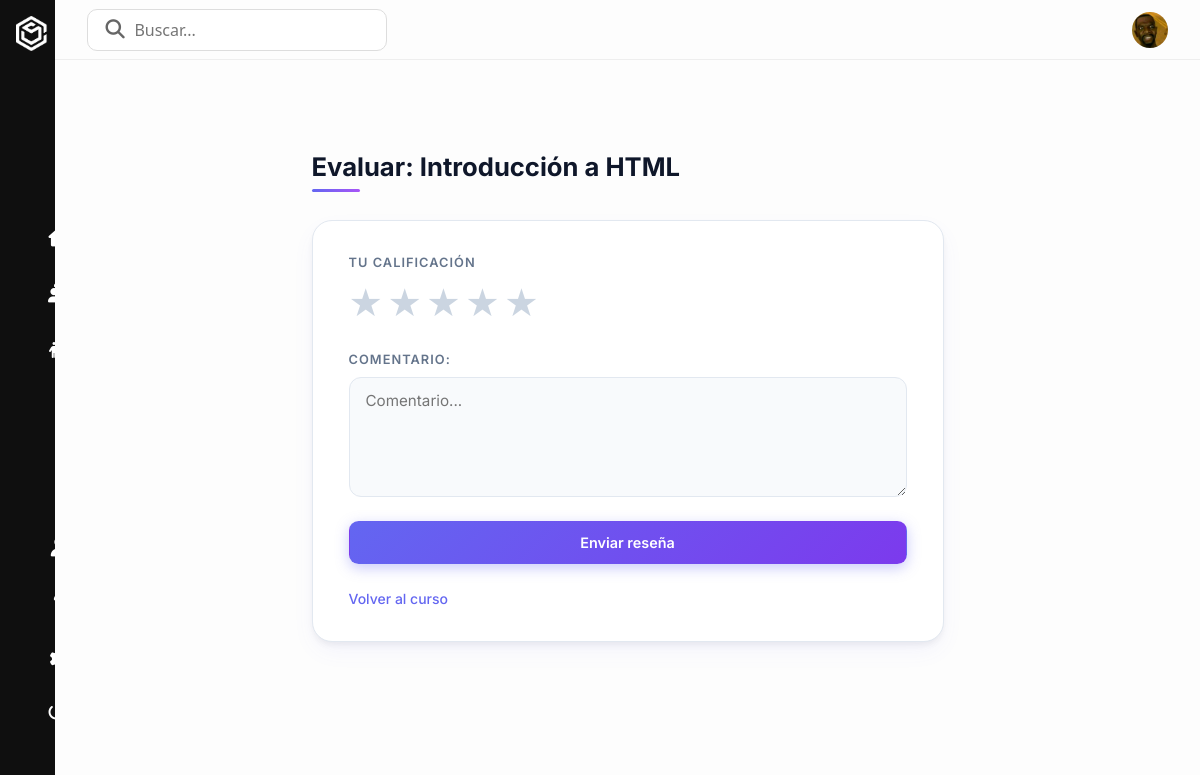
The page /student/introducción-a-html/review/ (signed in) on the database as committed earlier.
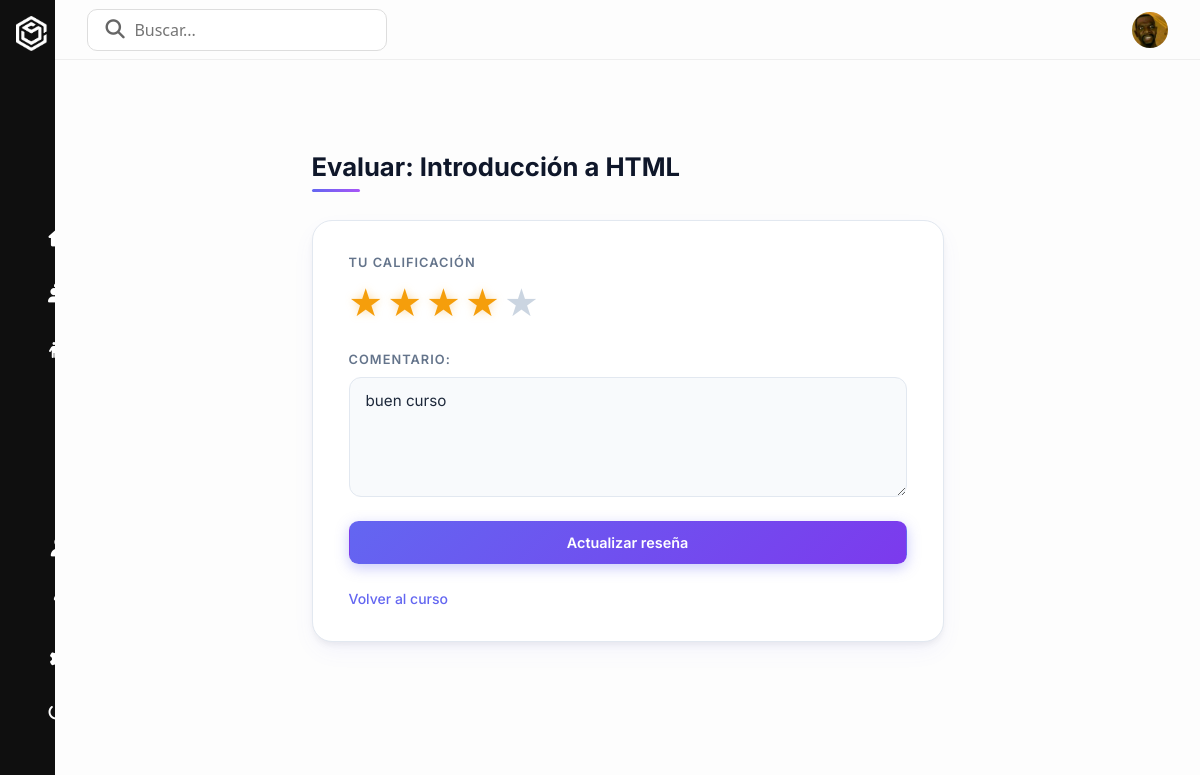
The same page on the database as committed later.
### apps/courses/models/course.py (models this page shows, shortened)
class Course(models.Model):
    owner = models.ForeignKey(
        settings.AUTH_USER_MODEL, on_delete=models.CASCADE, related_name='owned_courses')
    title = models.CharField(max_length=200)        # Título del curso 📛
    slug = models.SlugField(unique=True)            # Slug único para URLs amigables 🔗
    overview = models.TextField()                   # Descripción general del curso 📝
    created_at = models.DateField(auto_now_add=True) # Fecha de creación (automática) 📅
    categories = models.ManyToManyField(
        Category, through='CourseCategory', related_name='courses')
    image = models.URLField()                       # URL de la imagen de portada 🖼️
    level = models.CharField(max_length=50)         # Nivel: Principiante, Intermedio, Avanzado 📊
    rating = models.FloatField(default=0.0)         # Calificación promedio (se calcula de las reviews) ⭐
    duration = models.FloatField(default=0.0)       # Duración estimada en horas ⏱️
    class Meta:
        ordering = ['-created_at']  # Los más nuevos primero ⬇️

### apps/courses/models/review.py (models this page shows, shortened)
class Review(models.Model):
    user = models.ForeignKey(settings.AUTH_USER_MODEL, on_delete=models.CASCADE)  # Alumno 👤
    course = models.ForeignKey(Course, on_delete=models.CASCADE)                  # Curso 📚
    rating = models.PositiveSmallIntegerField()         # Calificación (1 a 5 estrellas) ⭐
    comment = models.TextField(blank=True)              # Comentario opcional 💬
    created_at = models.DateTimeField(auto_now_add=True) # Fecha de la reseña 📅
    class Meta:
        unique_together = ('user', 'course')  # Un usuario solo deja UNA reseña por curso 🎯

### apps/courses/views/student.py (the view)
def review_course(request, slug):
    course = get_object_or_404(Course, slug=slug)
    if not user_is_enrolled(request.user, course):
        messages.error(request, "No estas inscrito en este curso.")
        return redirect('student:course_detail', slug=course.slug)
    try:
        instance = Review.objects.get(user=request.user, course=course)
        is_update = True   # ✅ Ya existe -> estamos EDITANDO
    except Review.DoesNotExist:
        instance = None    # ❌ No existe -> estamos CREANDO una nueva
        is_update = False
    if request.method == 'POST':
        form = ReviewForm(request.POST, instance=instance)
        if form.is_valid():
            review = form.save(commit=False)
            review.user = request.user   # 👤 El autor es el usuario actual
            review.course = course       # 📚 El curso reseñado
            review.save()                # 💾 Guardamos en DB
            reviews_qs = Review.objects.filter(course=course)
            stats = reviews_qs.aggregate(
                average_rating=Avg('rating'),
                total_count=Count('id')
            )
            course.rating = stats['average_rating']
            course.save()  # 💾 Guardamos el curso con su nuevo rating
            if is_update:
                message = 'Reseña actualizada'
            else:
                message = 'Tu reseña ha sido guardada.'
            messages.success(request, message)
            return redirect('student:course_detail', slug=course.slug)
    else:
        form = ReviewForm(instance=instance)
    return render(request, 'courses/review_course.html', {
        'is_update': is_update,  # True si es edición, False si es nueva
        'form': form,            # 📝 El formulario (con o sin datos)
        'course': course         # 📚 El curso que se está reseñando
    })

### apps/courses/forms.py (shortened to what this page needs)
class ReviewForm(forms.ModelForm):
    rating = forms.IntegerField(
        min_value=1, max_value=5,
        widget=forms.RadioSelect(choices=STAR_CHOICES),  # Selector visual de estrellas ⭐
        label="Calificacion"
    )
    comment = forms.CharField(
        widget=forms.Textarea(attrs={'rows': 4, 'placeholder': 'Comentario...'}),
        label="Comentario",
        required=False  # 💡 El comentario es OPCIONAL, la estrella es obligatoria
    )
    class Meta:
        model = Review                 # Este formulario guarda en el modelo Review
        fields = ['rating', 'comment'] # Solo estos dos campos

### apps/courses/views/student.py (called while the page is built)
def user_is_enrolled(user, course: Course) -> bool:
    is_enrolled = Enrollment.objects.filter(user=user, course=course).exists()
    return is_enrolled or user.is_staff

### apps/profiles/context_processors.py (called while the page is built)
def profile_picture(request):
    if request.user.is_authenticated and hasattr(request.user, 'profile'):
        photo = request.user.profile.photo
    else:
        photo = None
    return {
        'profile_picture': photo.url if photo else "https://static.vecteezy.com/system/resources/previews/009/292/244/non_2x/default-avatar-icon-of-social-media-user-vector.jpg"
    }

### templates/courses/review_course.html (shortened to what this page needs)
{% extends 'includes/base.html' %}
{% load static %}
{% block custom_styles %}
    <link rel="stylesheet" href="{% static 'css/styles.css'%}" />
    <link rel="stylesheet" href="{% static 'css/reviews.css'%}" />
{% endblock custom_styles %}
{% block content %}
<div class="layout">
        {% include 'includes/sidebar.html' %}
        <div class="main-content">
            {% include 'includes/header.html' %}
            <main>
                <div class="container">
                    <h2>Evaluar: {{course.title}}</h2>
                    <form method="post" class="review-form">
                        <div class="stars-radio">
                            <label for="">Tu calificación</label>
                            <fieldset class="star-rating" aria-label="Calificación">
                                <label for="star5" title="5 estrellas">★</label>
                                <label for="star4" title="4 estrellas">★</label>
                                <label for="star3" title="3 estrellas">★</label>
                                <label for="star2" title="2 estrellas">★</label>
                                <label for="star1" title="1 estrellas">★</label>
                            </fieldset>
                        </div>
                        <div class="field">
                            {{form.comment.label_tag}}
                            {{form.comment}}
                        </div>
                        <button type="submit" class="btn btn-primary">
                            {% if is_update %}Actualizar reseña {% else %}Enviar reseña{% endif %}
                        </button>
                        <a href="{% url 'student:course_detail' slug=course.slug %}">Volver al curso</a>
                    </form>
                </div>
            </main>
        </div>
    </div>
{% endblock content %}

### templates/includes/base.html (shortened to what this page needs)
<!DOCTYPE html>
<html lang="en">
<head>
    <link rel="stylesheet" href="https://cdnjs.cloudflare.com/ajax/libs/font-awesome/6.5.0/css/all.min.css">
    <link href="https://cdn.jsdelivr.net/npm/bootstrap@5.3.8/dist/css/bootstrap.min.css" rel="stylesheet">
    {%block custom_styles %}
    {%endblock %}
</head>
<body>
    {% block content %}
    {% endblock %}
</body>
</html>

### templates/includes/sidebar.html (shortened to what this page needs)
{% load static %}
<div class="sidebar">
            <div class="logo">
                <img src="{% static 'images/devilearn.png' %}" alt="Logo">
            </div>
            <ul class="menu">
                <li><a class="menu-option" href="{% url  'dashboard'%}"><i
                            class="fa-solid fa-house icon"></i><span>Dashboard</span></a>
                </li>
                <li><a class="menu-option" href="{% url 'student:course_list' %}"><i
                            class="fa-solid fa-chalkboard-user icon"></i><span>Cursos</span></a></li>
                {% if request.user.is_authenticated and request.user.is_instructor %}
                    <li><a class="menu-option" href="{% url 'instructor:course_list' %}"><i class="fa-solid fa-person-chalkboard"></i><span>Instructor</span></a></li>
                {% endif %}
            </ul>
            <ul class="bottom-menu">
                <li><a class="menu-option" href="{% url 'profile' %}"><i class="fa-solid fa-user icon"></i><span>Perfil</span></a>
                </li>
                <li><a class="menu-option" href="{% url 'support' %}"><i class="fa-solid fa-question icon"></i><span>Soporte</span></a>
                </li>
                <li><a class="menu-option" href="{% url 'change_password' %}"><i class="fa-solid fa-gear icon"></i><span>Ajustes</span></a>
                </li>
                <li>
            <form action="{% url 'logout' %}" method="post">
                <button class="btn-logout" type="submit">
                    <i class="fa-solid fa-power-off"></i><span>Cerrar sesión</span>
                </button>
            </form>
            </ul>
        </div>

### templates/includes/header.html (shortened to what this page needs)
<div class="header">
    <form method="get" class="search-box">
        <i class="fa-solid fa-magnifying-glass icon"></i>
        <input type="text" placeholder="Buscar..." name="q" value="{% if query %}{{ query }}{% endif %}"/>
    </form>
    <div class="header-right">
        <div class="avatar">
            <img src="{{ profile_picture }}" alt="User" />
        </div>
    </div>
</div>

### static/css/styles.css (style rules this page uses)
* { margin: 0; padding: 0; box-sizing: border-box; }
body { background: #111; font-family: 'Segoe UI', sans-serif; }
.sidebar { width: 55px; height: 100vh; background-color: #0f0f0f; color: white; padding: 1rem 0; display: flex; flex-direction: column; justify-content: space-between; transition: width 0.3s ease; overflow: hidden; }
.logo { display: flex; align-items: center; gap: 10px; padding: 0 1rem; margin-bottom: 2rem; }
.logo img { width: 170px; height: 35px; }
.menu .menu-option, .bottom-menu .menu-option { display: flex; align-items: center; gap: 1rem; color: #ffffff; text-decoration: none; }
.menu, .bottom-menu { list-style: none; }
.menu li, .bottom-menu li { display: flex; align-items: center; justify-content: end; padding: 1rem 0.5rem; gap: 1rem; position: relative; cursor: pointer; transition: background 0.2s; }
.icon { font-size: 1.2rem; min-width: 1.4rem; text-align: center; flex-shrink: 0; }
.btn-logout { all: unset; cursor: pointer; width: 100%; }
.layout { display: flex; height: 100vh; }
.main-content { flex-grow: 1; display: flex; flex-direction: column; background-color: #f0f0f0; transition: margin-left 0.3s ease; }
.header { height: 60px; background: #fdfdfd; display: flex; align-items: center; justify-content: space-between; padding: 0 2rem; border-bottom: 1px solid #eee; }
.search-box { display: flex; align-items: center; background: white; padding: 0.5rem 1rem; border-radius: 10px; border: 1px solid #ddd; width: 300px; }
.search-box .icon { margin-right: 8px; color: #666; }
.search-box input { border: none; outline: none; background: transparent; width: 100%; font-size: 1rem; }
.header-right { display: flex; align-items: center; gap: 1rem; }
.avatar img { width: 36px; height: 36px; border-radius: 50%; object-fit: cover; }
main { flex-grow: 1; padding: 2rem; background-color: #fdfdfd; }

### static/css/reviews.css (style rules this page uses)
.container { max-width: 680px; margin: 2.5rem auto; padding: 1.25rem 1.5rem; font-family: 'Inter', system-ui, sans-serif; }
.container h2 { font-size: 1.6rem; font-weight: 700; color: #0f172a; margin-bottom: 1.75rem; position: relative; padding-bottom: .6rem; }
.container h2::after { content: ''; position: absolute; left: 0; bottom: 0; width: 3rem; height: 3px; border-radius: 9999px; background: linear-gradient(90deg, #6366f1, #a855f7); }
.review-form { background: #ffffff; border: 1px solid #e2e8f0; border-radius: 1.25rem; padding: 2rem 2.25rem; box-shadow: 0 4px 6px -1px rgba(0, 0, 0, .06), 0 10px 24px -4px rgba(99, 102, 241, .08); display: flex; flex-direction: column; gap: 1.5rem; margin: 10px 0px; }
.review-form div { display: flex; flex-direction: column; }
.stars-radio { display: flex; flex-direction: column; gap: .4rem; }
.stars-radio>label { font-size: .8rem; font-weight: 600; text-transform: uppercase; letter-spacing: .08em; color: #64748b; }
.star-rating { border: 0; padding: .25rem 0; gap: .25rem; direction: rtl; text-align: end; }
.star-rating label { font-size: 2.4rem; line-height: 1; cursor: pointer; user-select: none; transition: transform .15s cubic-bezier(.34, 1.56, .64, 1), color .12s ease, filter .12s ease; color: #cbd5e1; filter: drop-shadow(0 0 0px transparent); }
.star-rating input:checked~label { color: #f59e0b; filter: drop-shadow(0 0 4px rgba(245, 158, 11, .35)); }
.field label { font-size: .8rem; font-weight: 600; text-transform: uppercase; letter-spacing: .08em; color: #64748b; margin-bottom: .5rem; }
.field textarea, .review-form textarea { width: 100%; min-height: 120px; padding: .75rem 1rem; border: 1.5px solid #e2e8f0; border-radius: .75rem; font-family: inherit; font-size: .95rem; color: #1e293b; background: #f8fafc; resize: vertical; transition: border-color .2s ease, box-shadow .2s ease, background .2s ease; box-sizing: border-box; outline: none; }
.btn { display: inline-flex; align-items: center; justify-content: center; padding: .6rem 1.3rem; border-radius: .6rem; border: 1.5px solid #e2e8f0; font-family: inherit; font-size: .9rem; font-weight: 600; text-decoration: none; cursor: pointer; transition: background .18s ease, color .18s ease, border-color .18s ease, box-shadow .18s ease, transform .12s ease; }
.btn-primary { background: linear-gradient(135deg, #6366f1 0%, #7c3aed 100%); color: #fff; border-color: transparent; box-shadow: 0 4px 14px rgba(99, 102, 241, .35); }
.review-form a:not(.btn) { font-size: .875rem; font-weight: 500; color: #6366f1; text-decoration: none; transition: color .15s ease, text-decoration .15s ease; }

Rows that differ between the two databases and show on the page:
added Review: comment "buen curso"
Other text that changed with them:
text no longer shown: "Enviar reseña"
text now shown: "Actualizar reseña"
